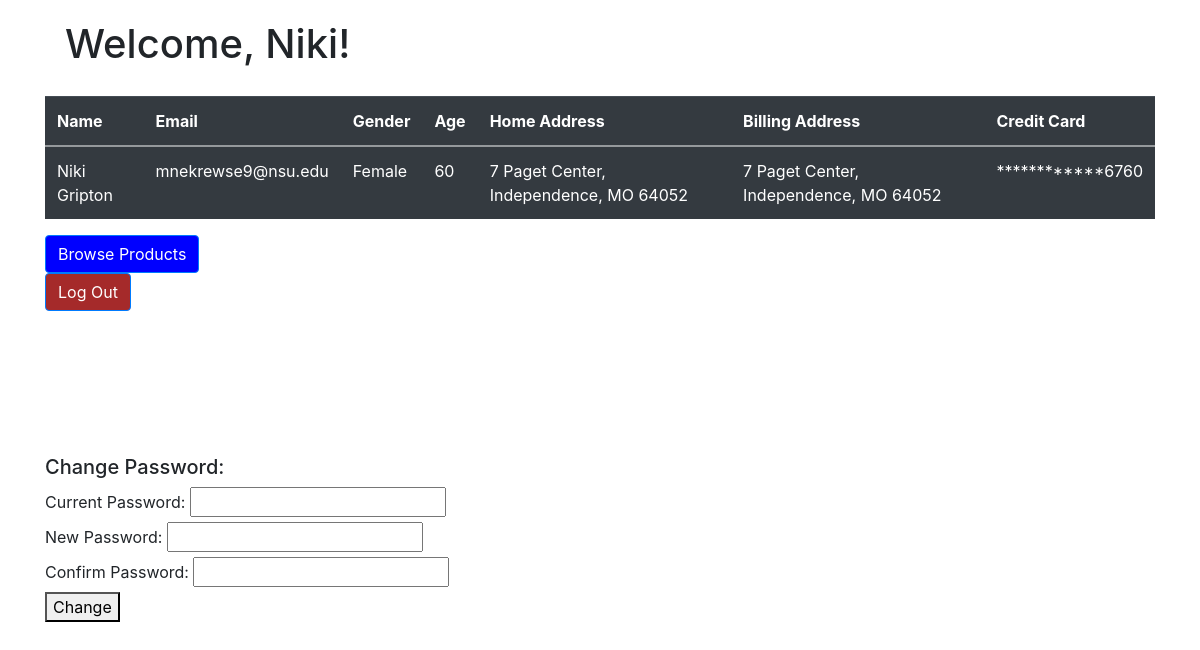
The app's page /userinfo.html (signed in) with its own data.
### tables this page shows
CREATE TABLE "Buyers" (
"email" TEXT,
  "first_name" TEXT,
  "last_name" TEXT,
  "gender" TEXT,
  "age" INTEGER,
  "home_address_id" TEXT,
  "billing_address_id" TEXT
);

CREATE TABLE "Address" (
"address_id" TEXT,
  "zipcode" INTEGER,
  "street_num" INTEGER,
  "street_name" TEXT
);

CREATE TABLE "Zipcode_info" (
"zipcode" INTEGER,
  "city" TEXT,
  "state_id" TEXT,
  "population" REAL,
  "density" REAL,
  "county_name" TEXT,
  "timezone" TEXT
);

CREATE TABLE "Credit_Cards" (
"credit_card_num" TEXT,
  "card_code" INTEGER,
  "expire_month" INTEGER,
  "expire_year" INTEGER,
  "card_type" TEXT,
  "Owner_email" TEXT
);

### app.py (the view)
@app.route('/userinfo.html', methods=['GET','POST'])
def uinfo():
    email = session['Email']
    result = getInfo(email)
    if request.method == 'GET':
        return render_template('userinfo.html', result=result, seller=isSeller(email))
    else:
        r = changePassword(email, request.form['Password'], request.form['P1'], request.form['P2'])
        return render_template('userinfo.html', result=result, res = r, seller=isSeller(email))

### app.py (called while the page is built)
def isSeller(email):
    con = sql.connect('database.db')
    cur = con.cursor()
    cur.execute("SELECT * FROM Sellers S WHERE S.email = ?",(email,))
    r = cur.fetchall()
    if len(r) > 0:
        return True
    else:
        return False

### templates/userinfo.html (shortened to what this page needs)
<!DOCTYPE html>
<html lang="en" dir="ltr">
<head>
    <link rel="stylesheet" href="https://stackpath.bootstrapcdn.com/bootstrap/4.4.1/css/bootstrap.min.css"
>
</head>
<body>
<div class="container-sm">
    <div class="card-body">
        <h1 style="size: 1">Welcome, {{ result[0][0] }}!</h1>
    </div>
    <div class="table-body">
        <table class="table table-dark">
            <tr>
                <th scope="col">Name</th>
                <th scope="col">Email</th>
                <th scope="col">Gender</th>
                <th scope="col">Age</th>
                <th scope="col">Home Address</th>
                <th scope="col">Billing Address</th>
                <th scope="col">Credit Card</th>
            </tr>
            <tbody>
                <tr>
                    <td> {{ result[0][0] ~ " " ~ result[0][1] }} </td>
                    <td> {{ result[0][2] }} </td>
                    <td> {{ result[0][3] }} </td>
                    <td> {{ result[0][4] }} </td>
                    <td> {{ result[0][5][0] ~ " " ~ result[0][5][1] ~ ", " ~ result[0][5][2] ~ ", "  ~ result[0][5][3] ~ " " ~ result[0][5][4]}} </td>
                    <td> {{ result[0][6][0] ~ " " ~ result[0][6][1] ~ ", " ~ result[0][6][2] ~ ", "  ~ result[0][6][3] ~ " " ~ result[0][6][4]}} </td>
                    <td> {{ "************" ~ result[0][7][15:] }} </td>
                </tr>
            </tbody>
        </table>
    </div>
    <div>
        <form id="browse" method="GET" action="listings.html">
            <button type="submit" style="background-color: blue" class="btn btn-primary">Browse Products</button>
        </form>
        <form id="browse" method="GET" action="/">
            <button type="submit" style="background-color: brown" class="btn btn-primary">Log Out</button>
        </form>
    </div>
    <div>
    <h5><br><br><br><br><br><br>Change Password:</h5>
    <form method="POST">
        <div class="Password">
            <label for="Password">Current Password:</label>
            <input type="password" name="Password" required>
        </div>
        <div class="P1">
            <label for="P1">New Password:</label>
            <input type="password" name="P1" required>
        </div>
        <div class="P2">
            <label for="P2">Confirm Password:</label>
            <input type="password" name="P2" required>
        </div>
        <button type="submit">Change</button>
    </form>
    </div>
</div>
</body>
</html>

### records on screen
Buyers: first_name "Niki", first_name+last_name "Niki Gripton", email "mnekrewse9@nsu.edu", gender "Female"
Address: street_num+street_name "7 Paget Center, Independence, MO 64052"
Credit_Cards: credit_card_num "************6760"

### other values on screen
{{ result[0][4] }} "60"
